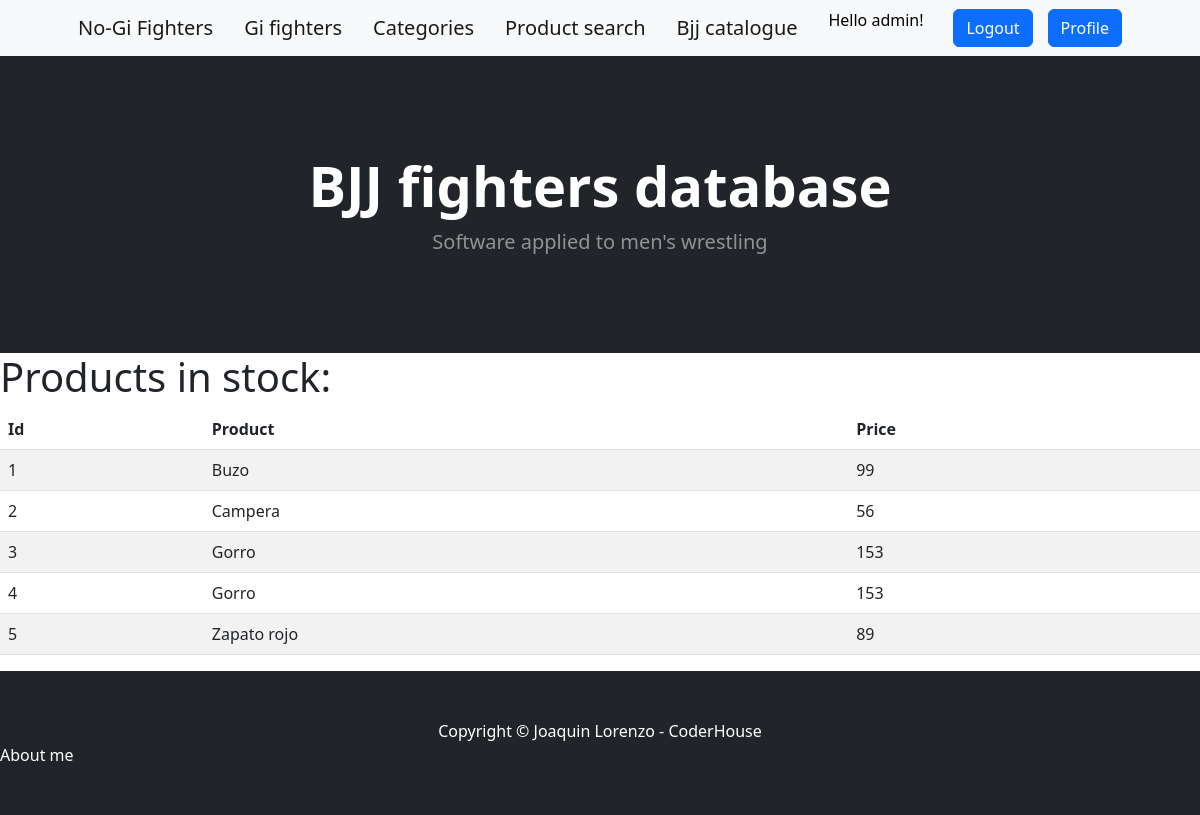
The page /products/ (signed in) on the database as committed earlier.
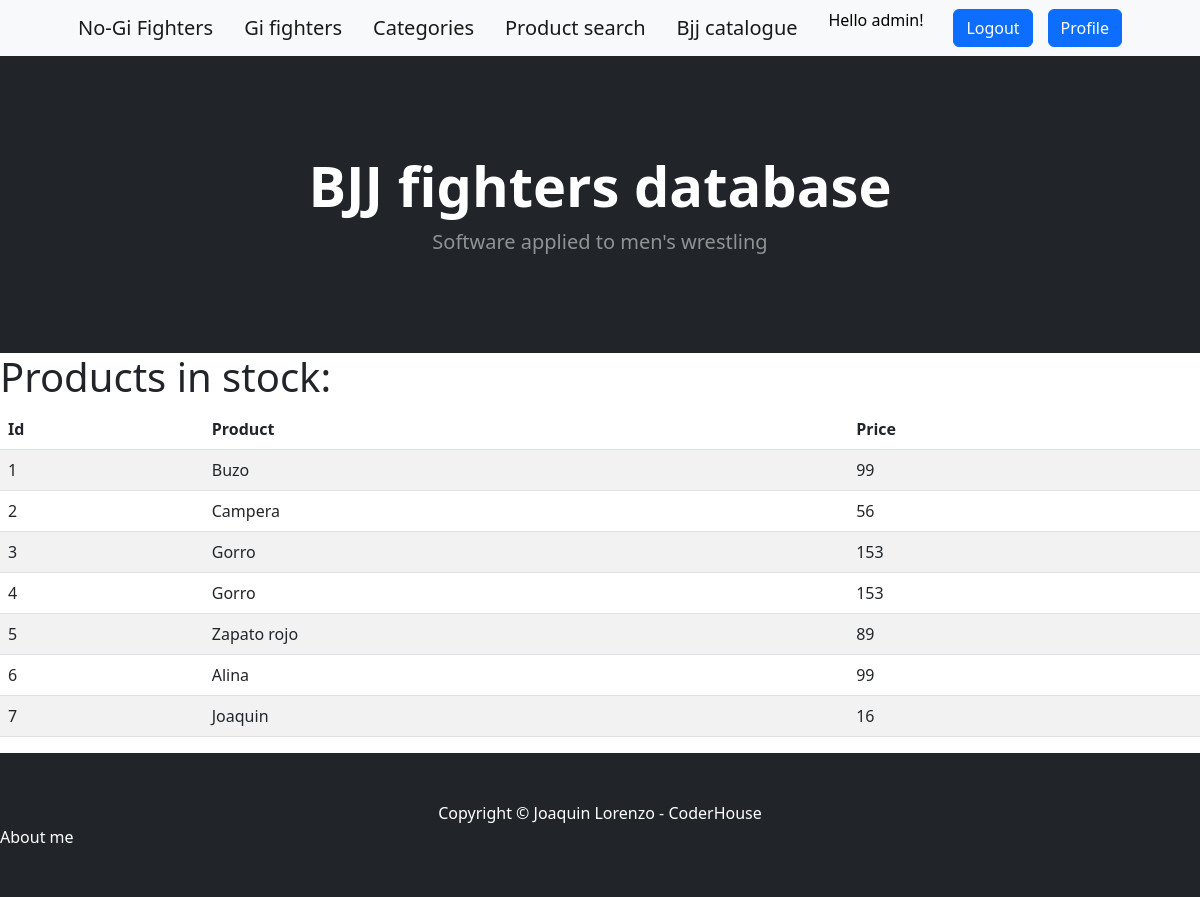
The same page on the database as committed later.
### aplicacion/models.py (models this page shows, shortened)
class Product(models.Model):
    product_name = models.CharField(max_length=40, blank=False)
    product_price = models.CharField(max_length=40, blank=False)

### aplicacion/views.py (the view)
# urls.py: path('products/', products, name="products"),
@login_required
def products(request):
    contexto = {'products': Product.objects.all()}
    return render(request, "aplicacion/products.html", contexto)

### aplicacion/templates/aplicacion/products.html (shortened to what this page needs)
{%  extends 'aplicacion/base.html' %}
{% load static %}
{% block contenido %}
     <h1>{{ titulo|upper }} Products in stock:</h1>
      <table class="table table-striped">
          <thead>
                <tr>
                    <th>Id</th>
                    <th>Product</th>
                    <th>Price</th>
                </tr>
          </thead>
          <tbody>
    {% for p in products %}
        <tr>
            <td>{{ p.id }}</td>
            <td>{{ p.product_name }}</td>
            <td>{{ p.product_price }}</td>
        </tr>
    {% endfor %}
    </tbody>
    </table>
{% endblock contenido %}

Rows that differ between the two databases and show on the page:
added Product: id "6", product_name "Alina", product_price "99"
added Product: id "7", product_name "Joaquin", product_price "16"
